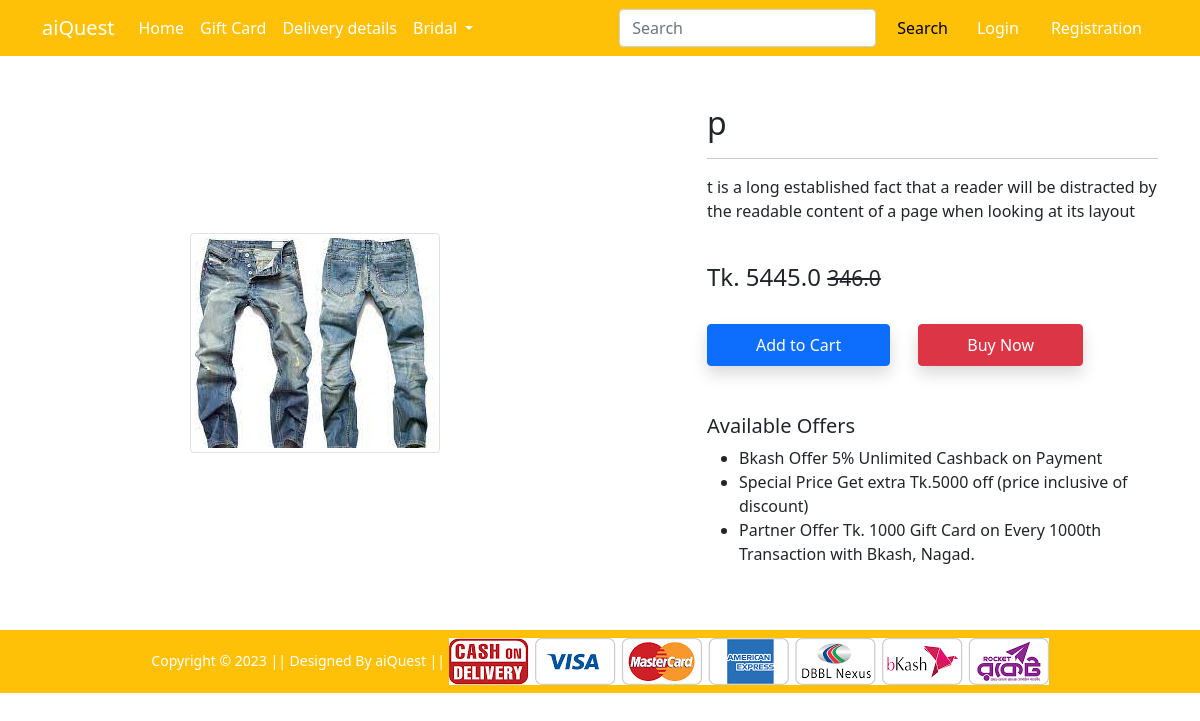
Screenshot of /product-detail/2 with the database file from the repository.
### Shop/models.py (models this page shows, shortened)
class product(models.Model):
    title=models.CharField( max_length=50)
    mein_price=models.FloatField()
    discount_price=models.FloatField()
    discription=models.TextField()
    brand=models.CharField(choices=BRAND_LIST,max_length=2)
    cetagory=models.CharField(choices=CETAGORY_LIST,max_length=2)
    product_img=models.ImageField( upload_to='productimg', height_field=None, width_field=None, max_length=None)

### Shop/views.py (the view)
# urls.py: path('product-detail/<int:pk>', views.productDetialView.as_view(), name='product-detail'),
class productDetialView(View):
 def get(self,request,pk):
   product_detail=product.objects.get(pk=pk)
   return render(request, 'Shop/productdetail.html',{'produc_d':product_detail})

### Shop/templates/Shop/productdetail.html (shortened to what this page needs)
{% extends 'Shop/base.html' %}
{% load static %}
{% block main-content %}
<div class="container my-5">
    <div class="row">
        <div class="col-sm-6 text-center align-self-center">
            <img src="{{produc_d.product_img.url}}" alt="" class="img-fluid img-thumbnail">
        </div>
        <div class="col-sm-5 offset-sm-1">
            <h2>{{produc_d.title}}</h2>
            <hr>
            <p>{{produc_d.discription}}</p> <br>
            <h4>Tk. {{produc_d.discount_price}} <small class="fw-light text-decoration-line-through">{{produc_d.mein_price}}</small></h4> <br>
            <form action="/add-to-card" class='d-inline'>
                <button type="submit" class="btn btn-primary shadow px-5 py-2" > Add to Cart</button>
            </form>
            <a href="{% url 'buy-now' %}" class="btn btn-danger shadow px-5 py-2 ms-4">Buy Now</a>
            <h5 class="mt-5">Available Offers</h5>
            <ul>
                <li>Bkash Offer 5% Unlimited Cashback on Payment</li>
                <li>Special Price Get extra Tk.5000 off (price inclusive of discount)</li>
                <li>Partner Offer Tk. 1000 Gift Card on Every 1000th Transaction with Bkash, Nagad.</li>
            </ul>
        </div>
    </div>
</div>
{% endblock main-content %}

### Shop/templates/Shop/base.html (shortened to what this page needs)
<!doctype html>
{% load static %}
<html lang="en">
<head>
    <link href="https://cdn.jsdelivr.net/npm/bootstrap@5.0.0-beta1/dist/css/bootstrap.min.css" rel="stylesheet"
>
    <link rel="stylesheet" href="{% static 'Shop/css/owl.carousel.min.css' %}">
    <link rel="stylesheet" href="{% static 'Shop/css/all.min.css' %}">
    <link rel="stylesheet" href="{% static 'Shop/css/style.css' %}">
</head>
<body>
    <nav class="navbar navbar-expand-lg navbar-dark bg-warning">
        <div class="container">
            <a class="navbar-brand" href="/">aiQuest</a>
            <div class="collapse navbar-collapse" id="navbarSupportedContent">
                <ul class="navbar-nav me-auto mb-2 mb-lg-0">
                    <li class="nav-item">
                        <a class="nav-link active" aria-current="page" href="/">Home</a>
                    </li>
                    <li class="nav-item">
                        <a class="nav-link active" aria-current="page" href="#">Gift Card</a>
                    </li>
                    <li class="nav-item">
                        <a class="nav-link active" aria-current="page" href="#">Delivery details</a>
                    </li>
                    <li class="nav-item dropdown">
                        <a class="nav-link dropdown-toggle text-white" href="#" id="electronicsDropdown" role="button"
                            data-bs-toggle="dropdown" aria-expanded="false">
                            Bridal
                        </a>
                    </li>
                </ul>
                <form class="d-flex">
                    <input class="form-control me-2" type="search" placeholder="Search" aria-label="Search">
                    <button class="btn btn-warning" type="submit">Search</button>
                </form>
                <div>
                    <ul class="navbar-nav me-auto mb-2 mb-lg-0">
                        {% if request.user.is_authenticated %}
                        <li class="nav-item dropdown mx-2">
                            <a class="nav-link dropdown-toggle text-white" href="#" id="profileDropdown" role="button"
                                data-bs-toggle="dropdown" aria-expanded="false">
                               <span>{{request.user.username|capfirst}}</span>
                            </a>
                            <ul class="dropdown-menu" aria-labelledby="profileDropdown">
                                <li><a class="dropdown-item" href="{% url 'profile' %}">Profile</a></li>
                                <li><a class="dropdown-item" href="{% url 'orders' %}">Orders</a></li>
                                <li><a class="dropdown-item" href="{% url 'passwordchange' %}">Change Password</a></li>
                                <form action="{% url "logout" %}" method="post">
                                    {% csrf_token %}
                                    <li> <button type="submit" class="dropdown-item">Logout</button> </li>
                                </form>
                            </ul>
                        </li>
                        <li class="nav-item mx-2">
                            <a href="{% url 'cart' %}" class="nav-link text-white"><span
                                    class="badge bg-danger">10</span> Cart </a>
                        </li>
                        {% else %}
                        <li class="nav-item mx-2">
                            <a href="{% url 'login' %}" class="nav-link text-white">Login</a>
                        </li>
                        <li class="nav-item mx-2">
                            <a href="{% url 'customerregistration' %}" class="nav-link text-white">Registration</a>
                        </li>
                        {% endif %}
                    </ul>
                </div>
            </div>
        </div>
    </nav>
    {% block main-content %} {% endblock main-content %}
    <footer class="container-fluid bg-warning text-center p-2 mt-5">
        <small class="text-white">Copyright &copy; 2023 || Designed By aiQuest || </small>
        <img src="{% static 'Shop/images/paymentlogo.png' %}" alt="" srcset="" class="img-fluid" height="2px">
    </footer>
</body>
</html>

### rows the page displays
product: product_img (picture), title "p", discription "t is a long established fact that a reader will be distracted by the readable content of a page when looking at its layout", discount_price "5445.0", mein_price "346.0"
